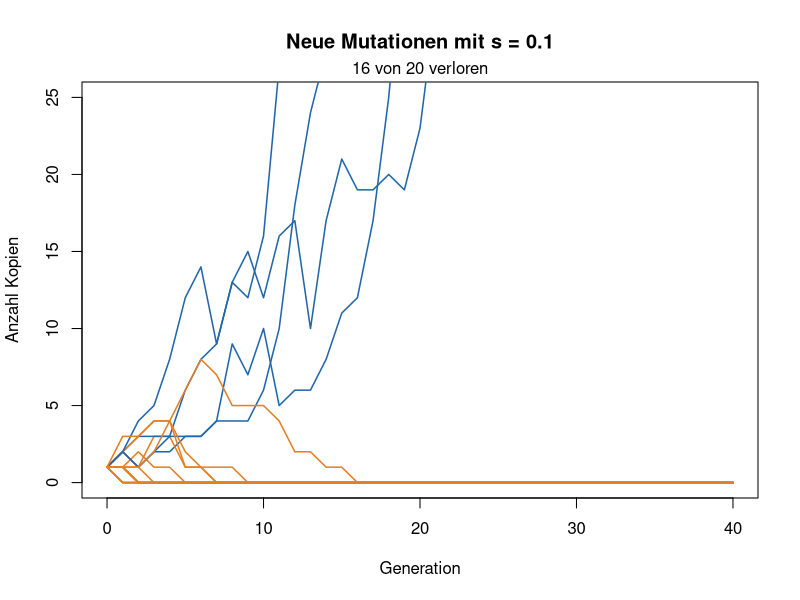
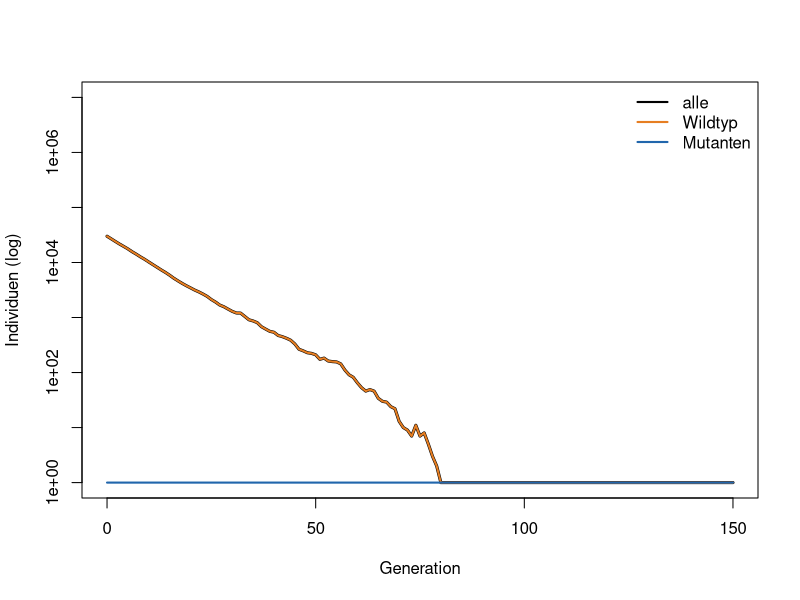
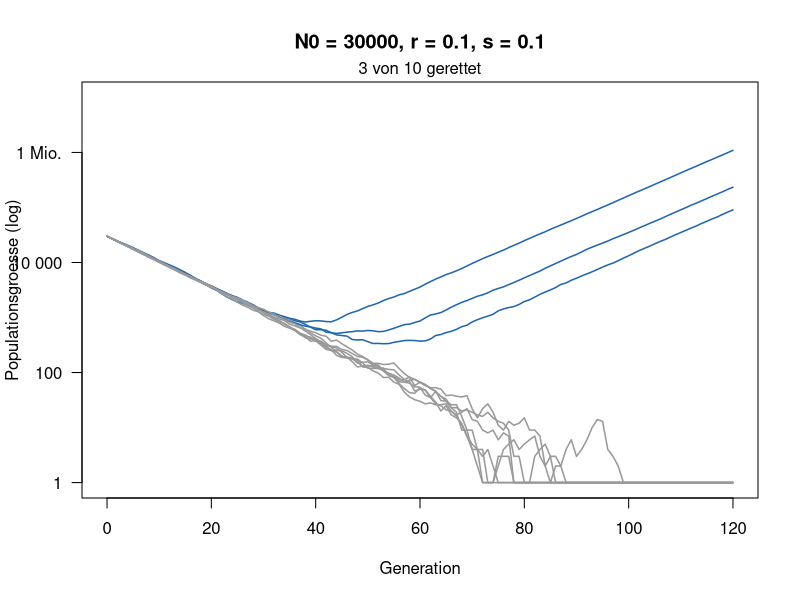
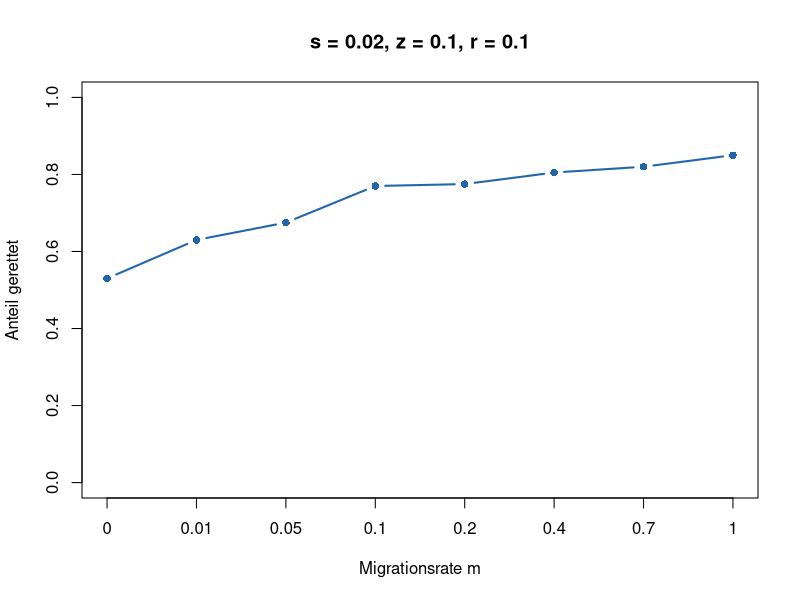
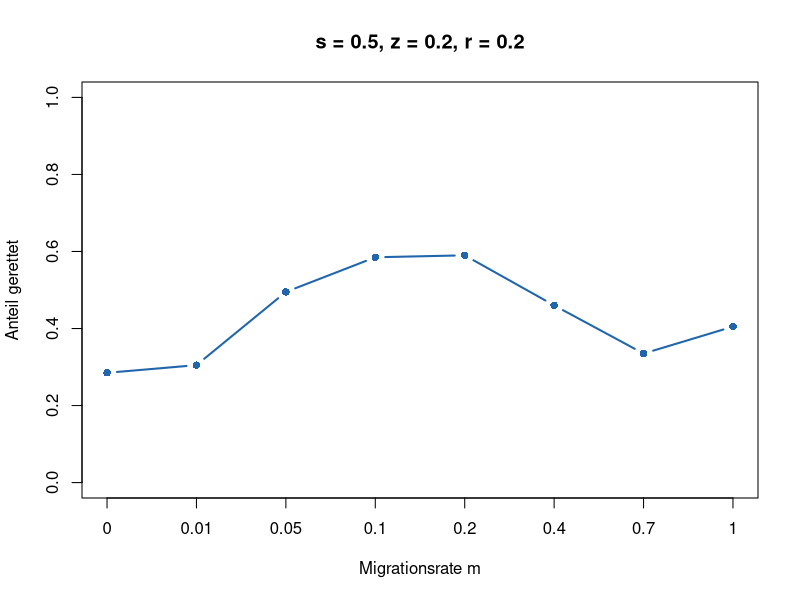

R code for these plots, in order:
# Woche 10 - Notebook (nur R, base R)
# Mutation und Rettung: neue Mutationen, evolutionaere Rettung, Elefanten, zwei Orte
# In RStudio: Working Directory = weeks/week-10, dann Zeile fuer Zeile ausfuehren.
# Quarto: notebook.qmd. Knit ohne Quarto: notebook.Rmd.

# Eine neue Mutation beginnt mit einer Kopie. Auch wenn sie vorteilhaft ist, geht sie oft durch Zufall verloren. Heute simulieren Sie zuerst, wie oft sich eine solche Mutation etabliert. Danach schrumpft eine Population, weil die Umwelt schlecht wird (z. B. ein Antibiotikum). Kann eine resistente Mutation sie retten?
#
# Das Modell. Jedes Individuum hat eine zufaellige Zahl von Nachkommen:
#
# - Mutante (resistent): im Mittel 1 + s Nachkommen,
# - Wildtyp im neuen Stress: im Mittel 1 - r Nachkommen, die Population schrumpft also jede Generation um den Anteil r,
# - Jeder Wildtyp-Nachkomme ist mit Wahrscheinlichkeit U = 0.00001 eine neue Mutante.
#
# Die Abbildungen.
#
# - Teil 1: x-Achse Generation, y-Achse Anzahl Kopien einer Mutation. Blau: ueberlebt, orange: verloren.
# - Teil 3: x-Achse Generation, y-Achse Anzahl Individuen auf einer log-Skala (1, 10, 100, ...). Orange: Wildtyp, blau: Mutanten, schwarz: alle zusammen.
# - Teil 4: x-Achse Generation, y-Achse Populationsgroesse (log). Blau: gerettet, grau: ausgestorben.

# Auftrag
# 1. Verfolgen Sie einzelne neue Mutationen und schaetzen Sie, wie oft sie sich etablieren.
# 2. Lesen und starten Sie ein kleines Programm, das eine schrumpfende Population simuliert.
# 3. Schaetzen Sie mit vielen Laeufen, wie oft sie gerettet wird, und wie das von N_0 und r abhaengt.
# 4. Bonus: Hilft Migration aus einer Zuflucht der Rettung?

# ===========================================================================
# 0 · Funktionen
# ===========================================================================
#
# Einfach ausfuehren.

# Eine Mutation ueber die Zeit: jede Kopie hat im Mittel 1 + s Nachkommen
linie <- function(s, generationen = 40) {
  n <- numeric(generationen + 1)
  n[1] <- 1
  for (t in seq_len(generationen)) n[t + 1] <- rpois(1, n[t] * (1 + s))
  n
}

zeige_linien <- function(s, anzahl = 20) {
  plot(NA, xlim = c(0, 40), ylim = c(0, 25), xlab = "Generation",
       ylab = "Anzahl Kopien", main = paste("Neue Mutationen mit s =", s))
  verloren <- 0
  for (i in seq_len(anzahl)) {
    n <- linie(s)
    weg <- n[41] == 0
    verloren <- verloren + weg
    lines(0:40, n, col = if (weg) "#e67e22" else "#2166ac", lwd = 1.5)
  }
  mtext(paste(verloren, "von", anzahl, "verloren"), side = 3, line = 0.2)
}

# 1 = etabliert (100 Kopien erreicht), 0 = verloren
schicksal <- function(s, grenze = 100) {
  n <- 1
  while (n > 0 && n < grenze) n <- rpois(1, n * (1 + s))
  as.numeric(n >= grenze)
}

schaetze_etablierung <- function(s, wiederholungen = 2000) {
  mean(replicate(wiederholungen, schicksal(s)))
}

# Eine schrumpfende Population: Wildtyp (1 - r), Mutanten (1 + s)
rettung_lauf <- function(N0, r, s, U = 1e-5, generationen = 120) {
  wt <- N0; mut <- 0
  N <- numeric(generationen + 1); N[1] <- N0
  for (t in seq_len(generationen)) {
    neu <- rbinom(1, wt, U)
    wt <- rpois(1, wt * (1 - r))
    mut <- min(rpois(1, mut * (1 + s)) + neu, 1e7)
    N[t + 1] <- wt + mut
  }
  N
}

zeige_rettung <- function(N0, r, s, anzahl = 10) {
  plot(NA, xlim = c(0, 120), ylim = c(1, 1e7), log = "y", xlab = "Generation",
       ylab = "Populationsgroesse (log)", yaxt = "n",
       main = paste0("N0 = ", N0, ", r = ", r, ", s = ", s))
  axis(2, at = 10^c(0, 2, 4, 6), labels = c("1", "100", "10 000", "1 Mio."), las = 1)
  gerettet <- 0
  for (i in seq_len(anzahl)) {
    N <- rettung_lauf(N0, r, s)
    ok <- N[121] > 0
    gerettet <- gerettet + ok
    lines(0:120, pmax(N, 1), col = if (ok) "#2166ac" else "grey60", lwd = 1.5)
  }
  mtext(paste(gerettet, "von", anzahl, "gerettet"), side = 3, line = 0.2)
}

# 1 = gerettet (1000 Mutanten), 0 = ausgestorben
rettung <- function(N0, r, s, U = 1e-5, grenze = 1000) {
  wt <- N0; mut <- 0
  repeat {
    neu <- rbinom(1, wt, U)
    wt <- rpois(1, wt * (1 - r))
    mut <- rpois(1, mut * (1 + s)) + neu
    if (mut >= grenze) return(1)
    if (wt + mut == 0) return(0)
  }
}

schaetze_rettung <- function(N0, r, s, wiederholungen = 300) {
  mean(replicate(wiederholungen, rettung(N0, r, s)))
}

# Naeherung (Orr & Unckless 2014)
formel <- function(N0, r, s, U = 1e-5) round(1 - exp(-2 * N0 * U * s / r), 2)

# ===========================================================================
# 1 · Eine neue Mutation
# ===========================================================================
#
# 20 neue Mutationen, jede startet mit einer Kopie und hat den Vorteil s = 0.1.

zeige_linien(s = 0.1)   # hier s aendern

# Aufgabe A
# 1. Wie viele der 20 Mutationen gehen verloren? Fuehren Sie den Block mehrmals aus.
# 2. Probieren Sie s = 0 und s = 0.3. Was aendert sich?
# 3. Warum geht eine vorteilhafte Mutation ueberhaupt verloren?

# ===========================================================================
# 2 · Wie oft etabliert sie sich?
# ===========================================================================
#
# schaetze_etablierung(s) simuliert 2000 neue Mutationen und gibt den Anteil zurueck, der sich etabliert (100 Kopien erreicht). Der Verzweigungsprozess aus der Vorlesung gibt im Spielzeugmodell 2s/(1+s), die Faustregel etwa 2s.

schaetze_etablierung(s = 0.1)   # hier s aendern
2 * 0.1                         # Faustregel
2 * 0.1 / (1 + 0.1)             # Verzweigungsprozess, Spielzeugmodell

# Aufgabe B
# Fuellen Sie die Tabelle aus:
#
# | s | Simulation | 2s/(1+s) | Faustregel 2s |
# |---|---|---|---|
# | 0.02 |  |  |  |
# | 0.05 |  |  |  |
# | 0.1 |  |  |  |
# | 0.2 |  |  |  |
#
# Wann passt die Faustregel gut, wann weniger? Warum liegt die Simulation naeher bei 2s/(1+s)?

# ===========================================================================
# 3 · Ein Programm fuer Rettung
# ===========================================================================
#
# Jetzt schreiben wir das Modell selbst aus. Das ganze Programm hat drei Teile:
#
# 1. Zustand: Wie viele Wildtypen (wt) und wie viele Mutanten (mut) gibt es?
# 2. Eine Generation: neue Mutanten ziehen, dann Nachkommen ziehen.
# 3. Schleife: die Generation viele Male wiederholen.
#
# Neu ist rpois(1, mittel): eine zufaellige ganze Zahl mit Mittelwert mittel. Wir brauchen sie fuer die Zahl der Nachkommen einer ganzen Gruppe. Bei 1000 Wildtypen und r = 0.1 ist rpois(1, 900) etwa 900, aber nicht genau. rbinom kennen Sie aus Woche 9: Von wt Nachkommen ist jeder mit Wahrscheinlichkeit U ein Mutant.

N0 <- 30000   # Startgroesse
r  <- 0.1     # Rueckgang des Wildtyps pro Generation
s  <- 0.1     # Vorteil der Mutante
U  <- 1e-5    # Mutationsrate
generationen <- 150

# 1. Zustand: ein Platz pro Generation
wt  <- numeric(generationen + 1)
mut <- numeric(generationen + 1)
wt[1]  <- N0
mut[1] <- 0

# 2. und 3.: eine Generation, viele Male
for (t in 1:generationen) {
  neu        <- rbinom(1, wt[t], U)                # neue Mutanten unter den Wildtypen
  wt[t + 1]  <- rpois(1, wt[t] * (1 - r))          # Wildtyp: im Mittel 1 - r Nachkommen
  mut[t + 1] <- rpois(1, mut[t] * (1 + s)) + neu   # Mutanten: im Mittel 1 + s Nachkommen
}

plot(0:generationen, pmax(wt + mut, 1), type = "l", lwd = 3, log = "y",
     xlab = "Generation", ylab = "Individuen (log)", ylim = c(1, 1e7))
lines(0:generationen, pmax(wt, 1),  col = "#e67e22", lwd = 2)
lines(0:generationen, pmax(mut, 1), col = "#2166ac", lwd = 2)
legend("topright", c("alle", "Wildtyp", "Mutanten"), col = c("black", "#e67e22", "#2166ac"),
       lwd = 2, bty = "n")

which(mut > 0)[1] - 1   # in welcher Generation gibt es zum ersten Mal Mutanten?

# Aufgabe C
# 1. Fuehren Sie den Block mehrmals aus. Wann entsteht die erste Mutante? Wird die Population jedes Mal gerettet?
# 2. Suchen Sie in einer geretteten Population die U-Kurve. Wer schrumpft, wer waechst?
# 3. Setzen Sie U <- 0. Was passiert, und warum?
# 4. Manchmal entsteht eine Mutante und verschwindet wieder. Woran sieht man das in der Abbildung?

# --- Von einem Lauf zur Wahrscheinlichkeit ---
#
# Ein Lauf sagt nur: gerettet oder nicht. Um eine Wahrscheinlichkeit zu schaetzen, packen wir das Programm in eine Funktion und lassen sie viele Male laufen. Die Schleife laeuft jetzt so lange, bis die Population ausgestorben ist oder 1000 Mutanten hat (while: "solange").

ein_lauf <- function(N0, r, s, U = 1e-5) {
  wt <- N0
  mut <- 0
  while (wt + mut > 0 && mut < 1000) {   # solange nicht ausgestorben und nicht gerettet
    neu <- rbinom(1, wt, U)
    wt  <- rpois(1, wt * (1 - r))
    mut <- rpois(1, mut * (1 + s)) + neu
  }
  as.numeric(mut >= 1000)   # 1 = gerettet, 0 = ausgestorben
}

ergebnisse <- replicate(200, ein_lauf(N0 = 30000, r = 0.1, s = 0.1))
sum(ergebnisse)    # wie viele von 200 gerettet?
mean(ergebnisse)   # Anteil: Schaetzung der Wahrscheinlichkeit

# Das ist das ganze Rezept jeder solchen Simulation: Zustand, eine Generation, Schleife, Abbruch, viele Wiederholungen.

# ===========================================================================
# 4 · Viele Laeufe ansehen
# ===========================================================================
#
# Eine Population mit N_0 = 30\,000 Individuen geraet in Stress und schrumpft jede Generation um r = 10\,\%. Resistente Mutanten haben den Vorteil s = 0.1. Die Abbildung zeigt 10 Wiederholungen.

zeige_rettung(N0 = 30000, r = 0.1, s = 0.1)   # hier N0 oder r aendern

# Aufgabe D
# 1. Beschreiben Sie eine blaue Kurve: Was passiert zuerst, was danach?
# 2. Probieren Sie N_0 = 3000 und N_0 = 300\,000. Was aendert sich?
# 3. Probieren Sie r = 0.3 (mit N_0 = 30\,000). Was aendert sich?

# ===========================================================================
# 5 · Wie wahrscheinlich ist Rettung?
# ===========================================================================
#
# schaetze_rettung macht dasselbe wie mean(replicate(...)) oben, mit 300 Populationen. formel ist die Naeherung aus der Vorlesung.

schaetze_rettung(N0 = 30000, r = 0.1, s = 0.1)   # hier aendern
formel(N0 = 30000, r = 0.1, s = 0.1)             # gleich aendern

# Aufgabe E
# a) Startgroesse (r = 0.1, s = 0.1):
#
# | N_0 | Simulation | Formel |
# |---|---|---|
# | 1 000 |  |  |
# | 10 000 |  |  |
# | 100 000 |  |  |
#
# b) Ab welchem N_0 wird etwa die Haelfte der Populationen gerettet?
#
# c) Was bedeutet das fuer Bakterien unter Antibiotika (Milliarden Zellen) und fuer eine bedrohte Art mit wenigen hundert Tieren (z. B. Tasmanische Teufel)?

# ===========================================================================
# 6 · Bonus: Rettung mit zwei Orten
# ===========================================================================
#
# Tomasini & Peischl (2020): Zwei Orte tauschen Individuen aus. Ort 1 wird sofort schlecht, Ort 2 ist zuerst eine Zuflucht und wird erst nach \theta = 100 Generationen schlecht.
#
# - Wildtyp im schlechten Ort: im Mittel 1 - r Nachkommen. In der Zuflucht bleibt er bei K = 5000.
# - Mutante im schlechten Ort: 1 + z. In der Zuflucht hat sie Kosten: 1 - s.
# - Jede Generation wechselt ein Anteil m/2 jedes Ortes zum anderen Ort.
# - Gerettet, sobald es irgendwo 500 Mutanten gibt.
#
# Das Programm ist dasselbe Rezept wie in Teil 3, nur sind wt und mut jetzt Vektoren mit zwei Eintraegen (Ort 1, Ort 2), und nach den Nachkommen kommt ein dritter Schritt: Migration.

zwei_orte <- function(m, s, z, r, K = 5000, theta = 100, U = 2e-5, grenze = 500) {
  wt  <- c(K, K)   # Wildtyp in Ort 1 und Ort 2
  mut <- c(0, 0)   # Mutanten in Ort 1 und Ort 2
  for (t in 1:1000) {
    schlecht <- c(TRUE, t > theta)
    wt  <- rpois(2, wt * ifelse(schlecht, 1 - r, 1))
    if (!schlecht[2]) wt[2] <- K                  # Zuflucht bleibt voll
    neu <- rbinom(2, wt, U)                       # neue Mutanten
    mut <- rpois(2, mut * ifelse(schlecht, 1 + z, 1 - s)) + neu
    weg_wt  <- rbinom(2, wt,  m / 2)              # Migration
    weg_mut <- rbinom(2, mut, m / 2)
    wt  <- wt  - weg_wt  + rev(weg_wt)
    mut <- mut - weg_mut + rev(weg_mut)
    if (sum(mut) >= grenze) return(1)             # gerettet
    if (sum(wt) + sum(mut) == 0) return(0)        # ausgestorben
  }
  0
}

zeige_migration <- function(s, z, r, wiederholungen = 200) {
  m_werte <- c(0, 0.01, 0.05, 0.1, 0.2, 0.4, 0.7, 1)
  p <- sapply(m_werte, function(m) mean(replicate(wiederholungen, zwei_orte(m, s, z, r))))
  plot(seq_along(m_werte), p, type = "b", pch = 16, lwd = 2, col = "#2166ac",
       ylim = c(0, 1), xaxt = "n", xlab = "Migrationsrate m", ylab = "Anteil gerettet",
       main = paste0("s = ", s, ", z = ", z, ", r = ", r))
  axis(1, at = seq_along(m_werte), labels = m_werte)
  invisible(data.frame(m = m_werte, gerettet = p))
}

# Jeder Punkt: 200 Populationen bei einer Migrationsrate.

set.seed(1)
zeige_migration(s = 0.02, z = 0.1, r = 0.1)   # billige Mutante

set.seed(1)
zeige_migration(s = 0.5, z = 0.2, r = 0.2)    # teure Mutante: bitte s aendern

# Aufgabe F (Bonus)
# 1. Billige Mutante (s = 0.02): Hilft Migration? Wie viel mehr Populationen werden gerettet als ohne Migration (m = 0)?
# 2. Teure Mutante (s = 0.5): Bei welcher Migrationsrate ist Rettung am wahrscheinlichsten? Was passiert bei sehr viel Migration?
# 3. Erklaeren Sie den Unterschied mit dem Wort gene swamping: Wo landen die Mutanten bei viel Migration, und was passiert dort mit ihnen?
# 4. Pruefen Sie die Bedingung aus der Vorlesung, s/z < r\,\theta, fuer beide Faelle (\theta = 100). Was sagt sie, was sagt sie nicht?
